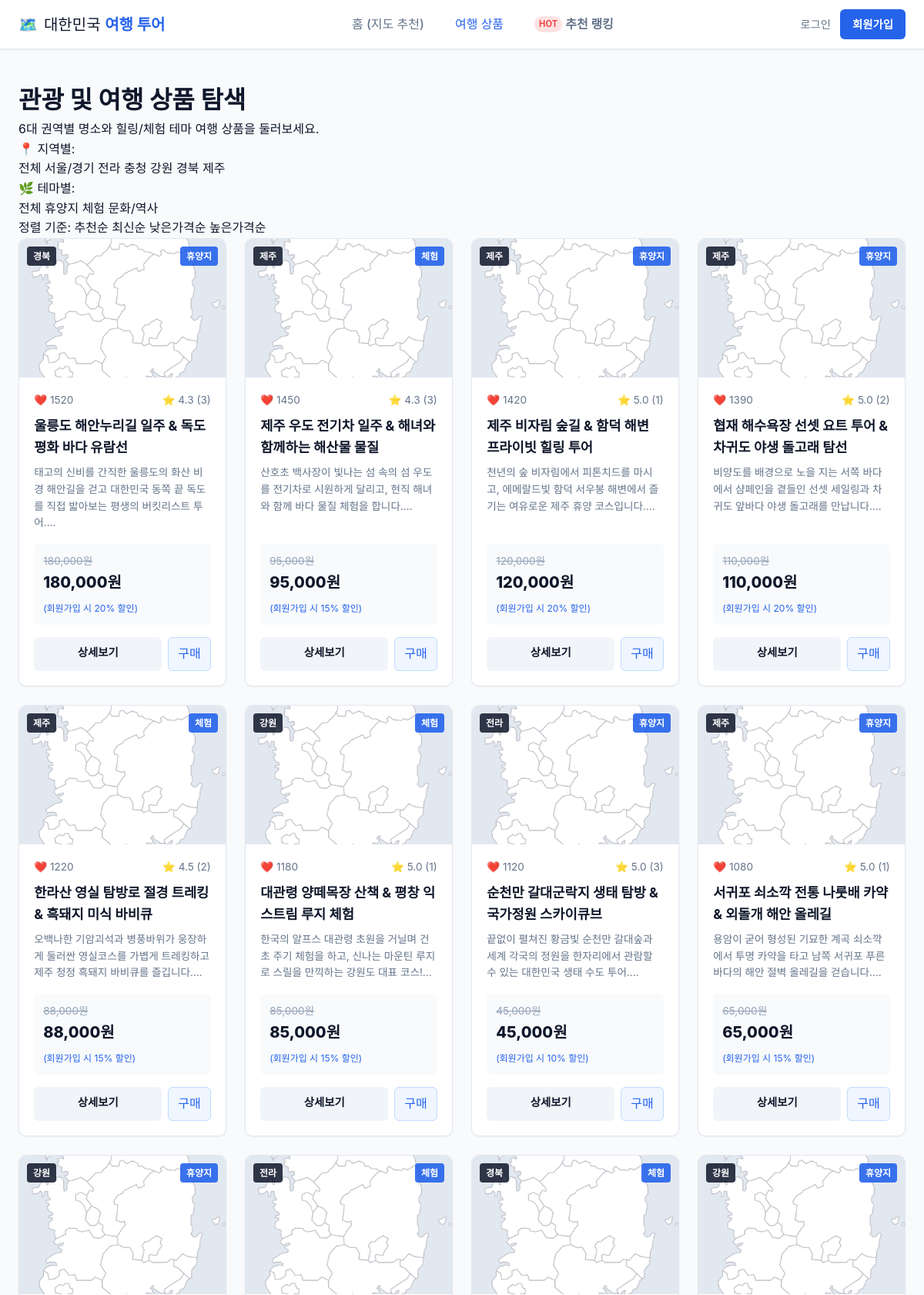
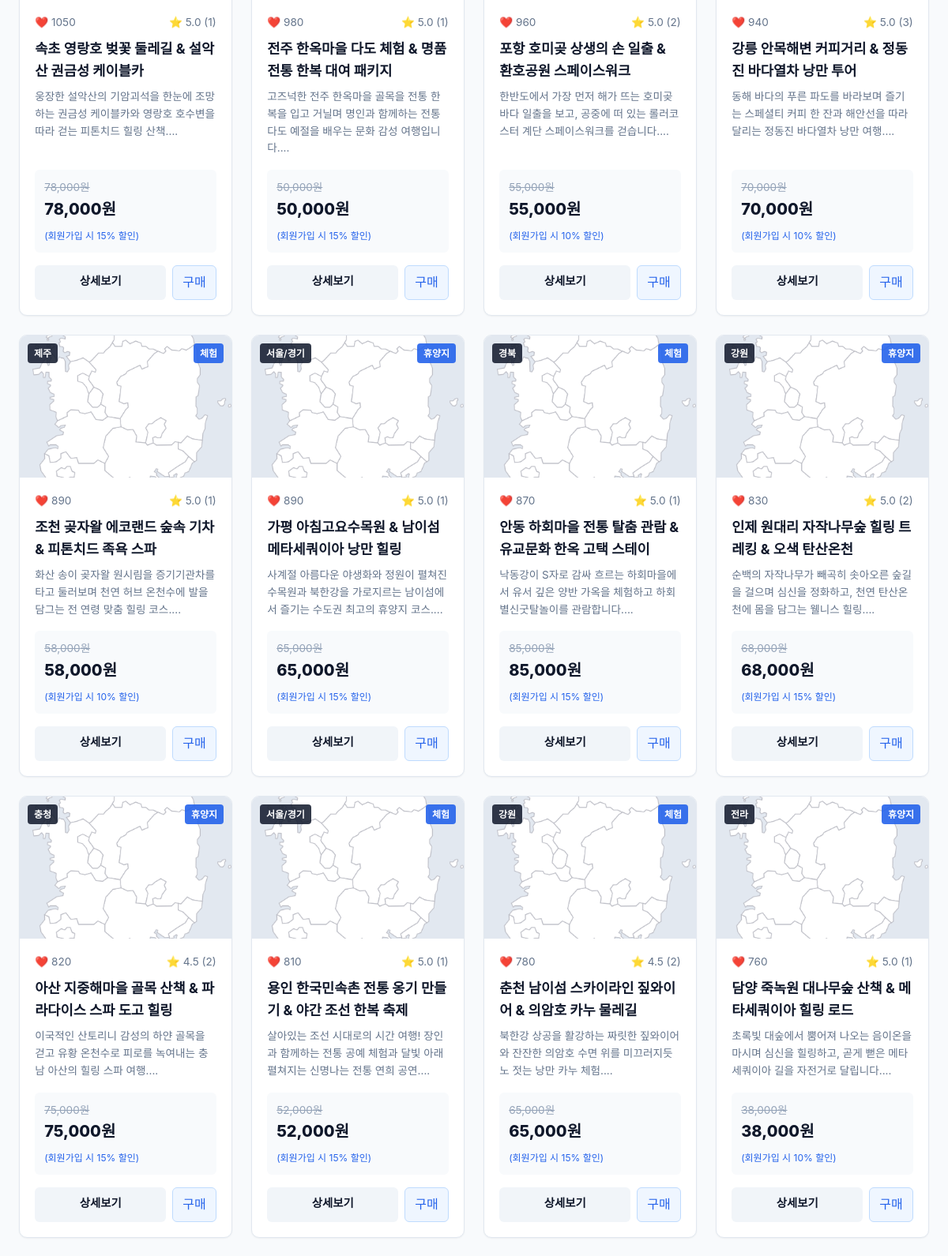
Page /products (upper part) on the committed database (2 pictures, top to bottom).
### models/tour.py (models this page shows, shortened)
class Theme(db.Model):
    __tablename__ = 'themes'
    id = db.Column(db.Integer, primary_key=True)
    code = db.Column(db.String(50), unique=True, nullable=False) # e.g. RESORT, EXPERIENCE
    name = db.Column(db.String(50), unique=True, nullable=False) # '휴양지', '체험'
    description = db.Column(db.String(200), nullable=True)
    is_active = db.Column(db.Boolean, default=True)
    products = db.relationship('TourProduct', backref='theme', lazy='dynamic')

class TourProduct(db.Model):
    __tablename__ = 'tour_products'
    id = db.Column(db.Integer, primary_key=True)
    name = db.Column(db.String(150), nullable=False, index=True)
    description = db.Column(db.Text, nullable=False)
    region = db.Column(db.String(50), nullable=False, index=True) # 6개 지역
    theme_id = db.Column(db.Integer, db.ForeignKey('themes.id'), nullable=False)
    original_price = db.Column(db.Integer, nullable=False)
    member_discount_rate = db.Column(db.Float, default=0.15) # 회원 15% 기본 할인
    recommendation_count = db.Column(db.Integer, default=0, index=True) # 누적 추천수
    image_url = db.Column(db.String(255), default='/static/img/default-tour.jpg')
    created_at = db.Column(db.DateTime, default=lambda: datetime.now(timezone.utc))
    reviews = db.relationship('Review', backref='product', lazy='dynamic', cascade='all, delete-orphan')
    likes = db.relationship('ProductLike', backref='product', lazy='dynamic', cascade='all, delete-orphan')
    order_items = db.relationship('OrderItem', backref='product', lazy='dynamic')
    cart_items = db.relationship('CartItem', backref='product', lazy='dynamic')
    def get_discounted_price(self, is_member=False):
        if is_member:
            return int(self.original_price * (1 - self.member_discount_rate))
        return self.original_price
    def get_average_rating(self):
        review_list = self.reviews.all()
        if not review_list:
            return 0.0
        return round(sum(r.rating for r in review_list) / len(review_list), 1)

### models/review.py (models this page shows, shortened)
class Review(db.Model):
    __tablename__ = 'reviews'
    id = db.Column(db.Integer, primary_key=True)
    user_id = db.Column(db.Integer, db.ForeignKey('users.id', ondelete='CASCADE'), nullable=False)
    product_id = db.Column(db.Integer, db.ForeignKey('tour_products.id', ondelete='CASCADE'), nullable=False)
    title = db.Column(db.String(150), nullable=False)
    content = db.Column(db.Text, nullable=False)
    rating = db.Column(db.Integer, default=5, nullable=False) # 1~5
    created_at = db.Column(db.DateTime, default=lambda: datetime.now(timezone.utc))
    updated_at = db.Column(db.DateTime, default=lambda: datetime.now(timezone.utc), onupdate=lambda: datetime.now(timezone.utc))

### views/product_views.py (the view)
@product_bp.route('')
def list_products():
    region = request.args.get('region')
    theme_id = request.args.get('theme_id', type=int)
    sort_by = request.args.get('sort', 'popular') # popular, latest, price_asc, price_desc
    query = TourProduct.query
    if region and region in RegionEnum.get_display_names():
        query = query.filter_by(region=region)
    if theme_id:
        query = query.filter_by(theme_id=theme_id)
    if sort_by == 'popular':
        query = query.order_by(TourProduct.recommendation_count.desc())
    elif sort_by == 'latest':
        query = query.order_by(TourProduct.created_at.desc())
    elif sort_by == 'price_asc':
        query = query.order_by(TourProduct.original_price.asc())
    elif sort_by == 'price_desc':
        query = query.order_by(TourProduct.original_price.desc())
    products = query.all()
    themes = Theme.query.filter_by(is_active=True).all()
    regions = RegionEnum.get_display_names()
    return render_template(
        'product/list.html',
        products=products,
        themes=themes,
        regions=regions,
        selected_region=region,
        selected_theme_id=theme_id,
        sort_by=sort_by
    )

### app.py (called while the page is built)
def create_app(config_class=Config):
    app = Flask(__name__, static_folder='static', template_folder='templates')
    app.config.from_object(config_class)
    db.init_app(app)
    login_manager.init_app(app)
    csrf.init_app(app)
    register_blueprints(app)
    @app.context_processor
    def inject_cart_count():
        from flask_login import current_user
        if current_user.is_authenticated and current_user.cart:
            return {'cart_count': current_user.cart.get_total_count()}
        return {'cart_count': 0}
    @app.errorhandler(404)
    def not_found_error(error):
        return render_template('base.html'), 404
    @app.errorhandler(500)
    def internal_error(error):
        db.session.rollback()
        return render_template('base.html'), 500
    with app.app_context():
        db.create_all()
    return app

### models/tour.py (called while the page is built)
    @classmethod
    def get_display_names(cls):
        return [r.value for r in cls]

### templates/product/list.html (shortened to what this page needs)
{% extends "base.html" %}
{% block content %}
<div class="container page-content">
  <div class="page-header">
    <h1>관광 및 여행 상품 <strong>탐색</strong></h1>
    <p>6대 권역별 명소와 힐링/체험 테마 여행 상품을 둘러보세요.</p>
  </div>
  <div class="filter-panel">
    <div class="filter-group">
      <span class="filter-label">📍 지역별:</span>
      <div class="chips-container">
        <a href="{{ url_for('product.list_products', theme_id=selected_theme_id, sort=sort_by) }}"
           class="chip {% if not selected_region %}active{% endif %}">전체</a>
        {% for r in regions %}
          <a href="{{ url_for('product.list_products', region=r, theme_id=selected_theme_id, sort=sort_by) }}"
             class="chip {% if selected_region == r %}active{% endif %}">{{ r }}</a>
        {% endfor %}
      </div>
    </div>
    <div class="filter-group">
      <span class="filter-label">🌿 테마별:</span>
      <div class="chips-container">
        <a href="{{ url_for('product.list_products', region=selected_region, sort=sort_by) }}"
           class="chip {% if not selected_theme_id %}active{% endif %}">전체</a>
        {% for t in themes %}
          <a href="{{ url_for('product.list_products', region=selected_region, theme_id=t.id, sort=sort_by) }}"
             class="chip {% if selected_theme_id == t.id %}active{% endif %}">{{ t.name }}</a>
        {% endfor %}
      </div>
    </div>
    <div class="sort-bar">
      <span class="sort-label">정렬 기준:</span>
      <a href="{{ url_for('product.list_products', region=selected_region, theme_id=selected_theme_id, sort='popular') }}"
         class="sort-link {% if sort_by == 'popular' %}active{% endif %}">추천순</a>
      <a href="{{ url_for('product.list_products', region=selected_region, theme_id=selected_theme_id, sort='latest') }}"
         class="sort-link {% if sort_by == 'latest' %}active{% endif %}">최신순</a>
      <a href="{{ url_for('product.list_products', region=selected_region, theme_id=selected_theme_id, sort='price_asc') }}"
         class="sort-link {% if sort_by == 'price_asc' %}active{% endif %}">낮은가격순</a>
      <a href="{{ url_for('product.list_products', region=selected_region, theme_id=selected_theme_id, sort='price_desc') }}"
         class="sort-link {% if sort_by == 'price_desc' %}active{% endif %}">높은가격순</a>
    </div>
  </div>
  {% if products %}
    <div class="product-grid">
      {% for p in products %}
        <div class="product-card">
          <div class="card-thumb-wrap">
            <img src="{{ p.image_url }}" alt="{{ p.name }}" class="card-thumb" onerror="this.src='/static/img/default-tour.jpg'">
            <span class="badge-region">{{ p.region }}</span>
            <span class="badge-theme">{{ p.theme.name }}</span>
          </div>
          <div class="card-body">
            <div class="card-meta">
              <span class="like-stat">❤️ {{ p.recommendation_count }}</span>
              <span class="rating-stat">⭐ {{ p.get_average_rating() }} ({{ p.reviews.count() }})</span>
            </div>
            <h3 class="card-title">
              <a href="{{ url_for('product.detail', product_id=p.id) }}">{{ p.name }}</a>
            </h3>
            <p class="card-desc">{{ p.description[:70] }}...</p>
            <div class="pricing-box">
              <span class="original-price">{{ "{:,}".format(p.original_price) }}원</span>
              <div class="final-price-wrap">
                <span class="final-price">{{ "{:,}".format(p.get_discounted_price(current_user.is_authenticated)) }}원</span>
                {% if current_user.is_authenticated %}
                  <span class="discount-badge">회원 {{ (p.member_discount_rate * 100)|int }}% 할인</span>
                {% else %}
                  <span class="guest-notice">(회원가입 시 {{ (p.member_discount_rate * 100)|int }}% 할인)</span>
                {% endif %}
              </div>
            </div>
            <div class="card-actions">
              <a href="{{ url_for('product.detail', product_id=p.id) }}" class="btn-detail">상세보기</a>
              {% if current_user.is_authenticated %}
                <form action="{{ url_for('cart.add_to_cart') }}" method="POST" class="inline-form">
                  <input type="hidden" name="csrf_token" value="{{ csrf_token() }}">
                  <input type="hidden" name="product_id" value="{{ p.id }}">
                  <input type="hidden" name="quantity" value="1">
                  <button type="submit" class="btn-cart-sm" title="장바구니 담기">🛒</button>
                </form>
              {% else %}
                <a href="{{ url_for('order.checkout', product_id=p.id, quantity=1) }}" class="btn-cart-sm" title="비회원 바로 구매">구매</a>
              {% endif %}
            </div>
          </div>
        </div>
      {% endfor %}
    </div>
  {% else %}
    <div class="empty-state">
      <span class="empty-icon">🔍</span>
      <p>조건에 맞는 관광 상품이 없습니다.</p>
      <a href="{{ url_for('product.list_products') }}" class="btn-outline">필터 초기화</a>
    </div>
  {% endif %}
</div>
{% endblock %}

### static/css/style.css (style rules this page uses)
:root { --primary-color: #2563eb; --primary-hover: #1d4ed8; --primary-light: #eff6ff; --secondary-color: #0ea5e9; --accent-color: #f59e0b; --danger-color: #ef4444; --success-color: #10b981; --bg-color: #f8fafc; --card-bg: #ffffff; --text-main: #0f172a; --text-muted: #64748b; --border-color: #e2e8f0; --shadow-sm: 0 1px 2px rgba(0, 0, 0, 0.05); --shadow-md: 0 4px 6px -1px rgba(0, 0, 0, 0.1), 0 2px 4px -2px rgba(0, 0, 0, 0.05); --shadow-lg: 0 10px 15px -3px rgba(0, 0, 0, 0.1), 0 4px 6px -4px rgba(0, 0, 0, 0.05); --radius-sm: 6px; --radius-md: 10px; --radius-lg: 16px; }
* { box-sizing: border-box; margin: 0; padding: 0; }
body { font-family: 'Pretendard', -apple-system, BlinkMacSystemFont, system-ui, Roboto, sans-serif; background-color: var(--bg-color); color: var(--text-main); line-height: 1.6; min-height: 100vh; display: flex; flex-direction: column; }
a { color: inherit; text-decoration: none; }
.container { max-width: 1200px; margin: 0 auto; padding: 1.5rem; }
.product-grid { display: grid; grid-template-columns: repeat(auto-fill, minmax(260px, 1fr)); gap: 1.5rem; }
.product-card { background: #fff; border: 1px solid var(--border-color); border-radius: var(--radius-md); overflow: hidden; box-shadow: var(--shadow-sm); display: flex; flex-direction: column; transition: transform 0.2s, box-shadow 0.2s; }
.card-thumb-wrap { position: relative; height: 180px; background: #e2e8f0; }
.card-thumb { width: 100%; height: 100%; object-fit: cover; }
.badge-region { position: absolute; top: 10px; left: 10px; background: rgba(15, 23, 42, 0.85); color: #fff; font-size: 0.75rem; font-weight: 600; padding: 3px 8px; border-radius: 4px; }
.badge-theme { position: absolute; top: 10px; right: 10px; background: rgba(37, 99, 235, 0.9); color: #fff; font-size: 0.75rem; font-weight: 600; padding: 3px 8px; border-radius: 4px; }
.card-body { padding: 1.2rem; display: flex; flex-direction: column; flex: 1; }
.card-meta { display: flex; justify-content: space-between; font-size: 0.85rem; color: var(--text-muted); margin-bottom: 0.5rem; }
.card-title { font-size: 1.1rem; font-weight: 700; margin-bottom: 0.5rem; }
.card-desc { font-size: 0.85rem; color: var(--text-muted); margin-bottom: 1rem; flex: 1; }
.pricing-box { background: #f8fafc; padding: 0.75rem; border-radius: var(--radius-sm); margin-bottom: 1rem; }
.original-price { font-size: 0.85rem; color: #94a3b8; text-decoration: line-through; display: block; }
.final-price-wrap { display: flex; align-items: center; gap: 0.5rem; flex-wrap: wrap; }
.final-price { font-size: 1.25rem; font-weight: 800; color: #0f172a; }
.guest-notice { font-size: 0.75rem; color: var(--primary-color); }
.card-actions { display: flex; gap: 0.5rem; }
.btn-detail { flex: 1; text-align: center; padding: 0.5rem; background: #f1f5f9; border-radius: var(--radius-sm); font-weight: 600; font-size: 0.9rem; transition: background 0.2s; }
.btn-cart-sm { background: var(--primary-light); color: var(--primary-color); border: 1px solid #bfdbfe; padding: 0.5rem 0.75rem; border-radius: var(--radius-sm); cursor: pointer; font-size: 1rem; }

### rows in the picture
Theme: name "휴양지"
Theme: name "체험"
Theme: name "문화/역사"
TourProduct: region "경북", theme.name "휴양지", recommendation_count "1520", get_average_rating "4.3", reviews.count "3", name "울릉도 해안누리길 일주 & 독도 평화 바다 유람선", description "태고의 신비를 간직한 울릉도의 화산 비경 해안길을 걷고 대한민국 동쪽 끝 독도를 직접 밟아보는 평생의 버킷리스트 투어.", original_price "180,000", get_discounted_price "180,000", (p.member_discount_rate*100)|int "20"
TourProduct: region "제주", theme.name "체험", recommendation_count "1450", get_average_rating "4.3", reviews.count "3", name "제주 우도 전기차 일주 & 해녀와 함께하는 해산물 물질", description "산호초 백사장이 빛나는 섬 속의 섬 우도를 전기차로 시원하게 달리고, 현직 해녀와 함께 바다 물질 체험을 합니다.", original_price "95,000", get_discounted_price "95,000", (p.member_discount_rate*100)|int "15"
TourProduct: region "제주", theme.name "휴양지", recommendation_count "1420", get_average_rating "5.0", reviews.count "1", name "제주 비자림 숲길 & 함덕 해변 프라이빗 힐링 투어", description "천년의 숲 비자림에서 피톤치드를 마시고, 에메랄드빛 함덕 서우봉 해변에서 즐기는 여유로운 제주 휴양 코스입니다.", original_price "120,000", get_discounted_price "120,000", (p.member_discount_rate*100)|int "20"
TourProduct: region "제주", theme.name "휴양지", recommendation_count "1390", get_average_rating "5.0", reviews.count "2", name "협재 해수욕장 선셋 요트 투어 & 차귀도 야생 돌고래 탐선", description "비양도를 배경으로 노을 지는 서쪽 바다에서 샴페인을 곁들인 선셋 세일링과 차귀도 앞바다 야생 돌고래를 만납니다.", original_price "110,000", get_discounted_price "110,000", (p.member_discount_rate*100)|int "20"
TourProduct: region "제주", theme.name "체험", recommendation_count "1220", get_average_rating "4.5", reviews.count "2", name "한라산 영실 탐방로 절경 트레킹 & 흑돼지 미식 바비큐", description "오백나한 기암괴석과 병풍바위가 웅장하게 둘러싼 영실코스를 가볍게 트레킹하고 제주 청정 흑돼지 바비큐를 즐깁니다.", original_price "88,000", get_discounted_price "88,000", (p.member_discount_rate*100)|int "15"
TourProduct: region "강원", theme.name "체험", recommendation_count "1180", get_average_rating "5.0", reviews.count "1", name "대관령 양떼목장 산책 & 평창 익스트림 루지 체험", description "한국의 알프스 대관령 초원을 거닐며 건초 주기 체험을 하고, 신나는 마운틴 루지로 스릴을 만끽하는 강원도 대표 코스!", original_price "85,000", get_discounted_price "85,000", (p.member_discount_rate*100)|int "15"
TourProduct: region "전라", theme.name "휴양지", recommendation_count "1120", get_average_rating "5.0", reviews.count "3", name "순천만 갈대군락지 생태 탐방 & 국가정원 스카이큐브", description "끝없이 펼쳐진 황금빛 순천만 갈대숲과 세계 각국의 정원을 한자리에서 관람할 수 있는 대한민국 생태 수도 투어.", original_price "45,000", get_discounted_price "45,000", (p.member_discount_rate*100)|int "10"
TourProduct: region "제주", theme.name "휴양지", recommendation_count "1080", get_average_rating "5.0", reviews.count "1", name "서귀포 쇠소깍 전통 나룻배 카약 & 외돌개 해안 올레길", description "용암이 굳어 형성된 기묘한 계곡 쇠소깍에서 투명 카약을 타고 남쪽 서귀포 푸른 바다의 해안 절벽 올레길을 걷습니다.", original_price "65,000", get_discounted_price "65,000", (p.member_discount_rate*100)|int "15"
TourProduct: region "강원", theme.name "휴양지", recommendation_count "1050", get_average_rating "5.0", reviews.count "1", name "속초 영랑호 벚꽃 둘레길 & 설악산 권금성 케이블카", description "웅장한 설악산의 기암괴석을 한눈에 조망하는 권금성 케이블카와 영랑호 호수변을 따라 걷는 피톤치드 힐링 산책.", original_price "78,000", get_discounted_price "78,000", (p.member_discount_rate*100)|int "15"
TourProduct: region "전라", theme.name "체험", recommendation_count "980", get_average_rating "5.0", reviews.count "1", name "전주 한옥마을 다도 체험 & 명품 전통 한복 대여 패키지", description "고즈넉한 전주 한옥마을 골목을 전통 한복을 입고 거닐며 명인과 함께하는 전통 다도 예절을 배우는 문화 감성 여행입니다.", original_price "50,000", get_discounted_price "50,000", (p.member_discount_rate*100)|int "15"
TourProduct: region "경북", theme.name "체험", recommendation_count "960", get_average_rating "5.0", reviews.count "2", name "포항 호미곶 상생의 손 일출 & 환호공원 스페이스워크", description "한반도에서 가장 먼저 해가 뜨는 호미곶 바다 일출을 보고, 공중에 떠 있는 롤러코스터 계단 스페이스워크를 걷습니다.", original_price "55,000", get_discounted_price "55,000", (p.member_discount_rate*100)|int "10"
TourProduct: region "강원", theme.name "휴양지", recommendation_count "940", get_average_rating "5.0", reviews.count "3", name "강릉 안목해변 커피거리 & 정동진 바다열차 낭만 투어", description "동해 바다의 푸른 파도를 바라보며 즐기는 스페셜티 커피 한 잔과 해안선을 따라 달리는 정동진 바다열차 낭만 여행.", original_price "70,000", get_discounted_price "70,000", (p.member_discount_rate*100)|int "10"
TourProduct: region "제주", theme.name "체험", recommendation_count "890", get_average_rating "5.0", reviews.count "1", name "조천 곶자왈 에코랜드 숲속 기차 & 피톤치드 족욕 스파", description "화산 송이 곶자왈 원시림을 증기기관차를 타고 둘러보며 천연 허브 온천수에 발을 담그는 전 연령 맞춤 힐링 코스.", original_price "58,000", get_discounted_price "58,000", (p.member_discount_rate*100)|int "10"
TourProduct: region "서울/경기", theme.name "휴양지", recommendation_count "890", get_average_rating "5.0", reviews.count "1", name "가평 아침고요수목원 & 남이섬 메타세쿼이아 낭만 힐링", description "사계절 아름다운 야생화와 정원이 펼쳐진 수목원과 북한강을 가로지르는 남이섬에서 즐기는 수도권 최고의 휴양지 코스.", original_price "65,000", get_discounted_price "65,000", (p.member_discount_rate*100)|int "15"
TourProduct: region "경북", theme.name "체험", recommendation_count "870", get_average_rating "5.0", reviews.count "1", name "안동 하회마을 전통 탈춤 관람 & 유교문화 한옥 고택 스테이", description "낙동강이 S자로 감싸 흐르는 하회마을에서 유서 깊은 양반 가옥을 체험하고 하회별신굿탈놀이를 관람합니다.", original_price "85,000", get_discounted_price "85,000", (p.member_discount_rate*100)|int "15"
TourProduct: region "강원", theme.name "휴양지", recommendation_count "830", get_average_rating "5.0", reviews.count "2", name "인제 원대리 자작나무숲 힐링 트레킹 & 오색 탄산온천", description "순백의 자작나무가 빼곡히 솟아오른 숲길을 걸으며 심신을 정화하고, 천연 탄산온천에 몸을 담그는 웰니스 힐링.", original_price "68,000", get_discounted_price "68,000", (p.member_discount_rate*100)|int "15"
TourProduct: region "충청", theme.name "휴양지", recommendation_count "820", get_average_rating "4.5", reviews.count "2", name "아산 지중해마을 골목 산책 & 파라다이스 스파 도고 힐링", description "이국적인 산토리니 감성의 하얀 골목을 걷고 유황 온천수로 피로를 녹여내는 충남 아산의 힐링 스파 여행.", original_price "75,000", get_discounted_price "75,000", (p.member_discount_rate*100)|int "15"
TourProduct: region "서울/경기", theme.name "체험", recommendation_count "810", get_average_rating "5.0", reviews.count "1", name "용인 한국민속촌 전통 옹기 만들기 & 야간 조선 한복 축제", description "살아있는 조선 시대로의 시간 여행! 장인과 함께하는 전통 공예 체험과 달빛 아래 펼쳐지는 신명나는 전통 연희 공연.", original_price "52,000", get_discounted_price "52,000", (p.member_discount_rate*100)|int "15"
TourProduct: region "강원", theme.name "체험", recommendation_count "780", get_average_rating "4.5", reviews.count "2", name "춘천 남이섬 스카이라인 짚와이어 & 의암호 카누 물레길", description "북한강 상공을 활강하는 짜릿한 짚와이어와 잔잔한 의암호 수면 위를 미끄러지듯 노 젓는 낭만 카누 체험.", original_price "65,000", get_discounted_price "65,000", (p.member_discount_rate*100)|int "15"
TourProduct: region "전라", theme.name "휴양지", recommendation_count "760", get_average_rating "5.0", reviews.count "1", name "담양 죽녹원 대나무숲 산책 & 메타세쿼이아 힐링 로드", description "초록빛 대숲에서 뿜어져 나오는 음이온을 마시며 심신을 힐링하고, 곧게 뻗은 메타세쿼이아 길을 자전거로 달립니다.", original_price "38,000", get_discounted_price "38,000", (p.member_discount_rate*100)|int "10"

### other values in the picture
{{ r }} "서울/경기" "전라" "충청" "강원" "경북" "제주"
